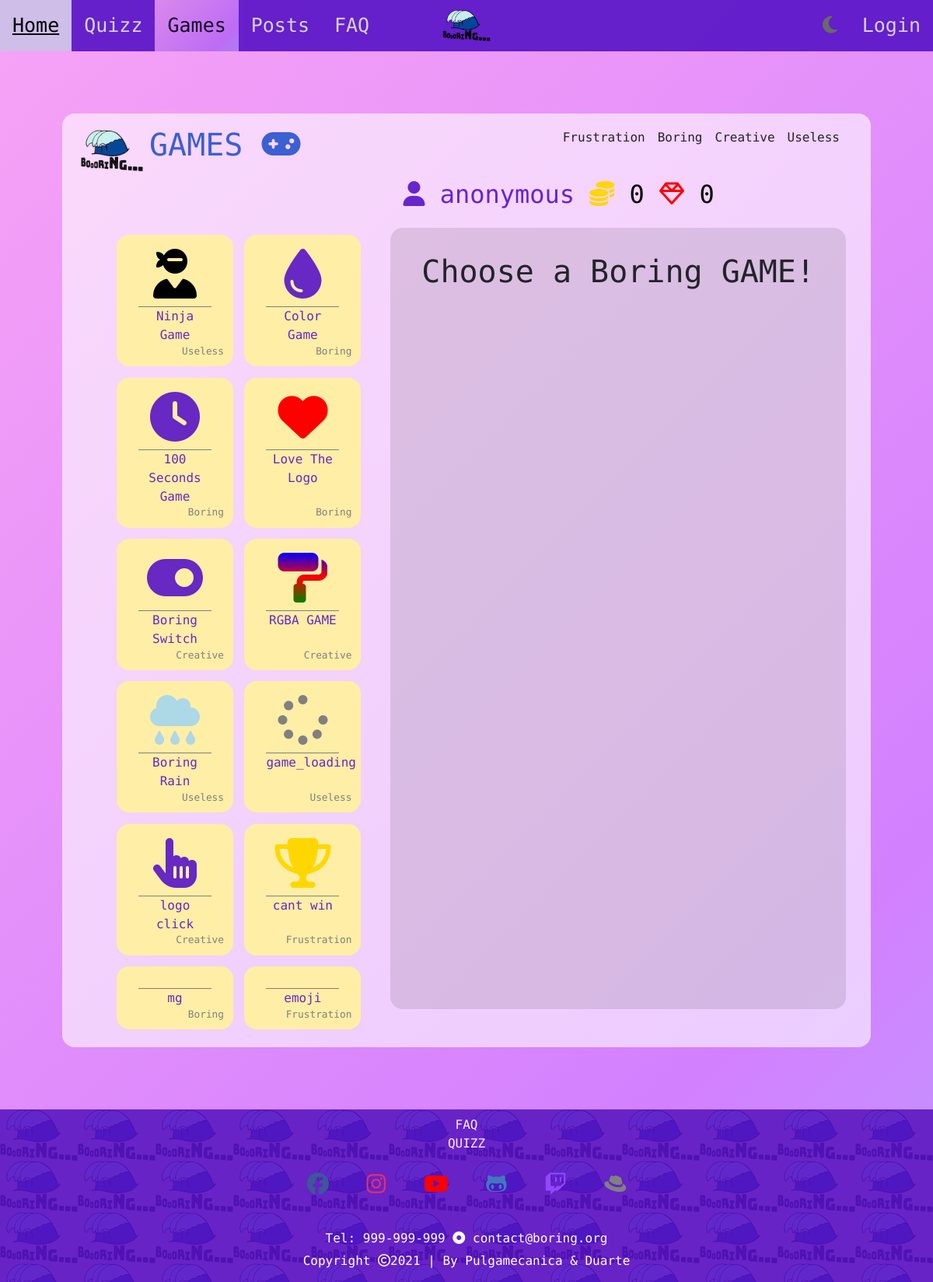
The app's page /games, older data.
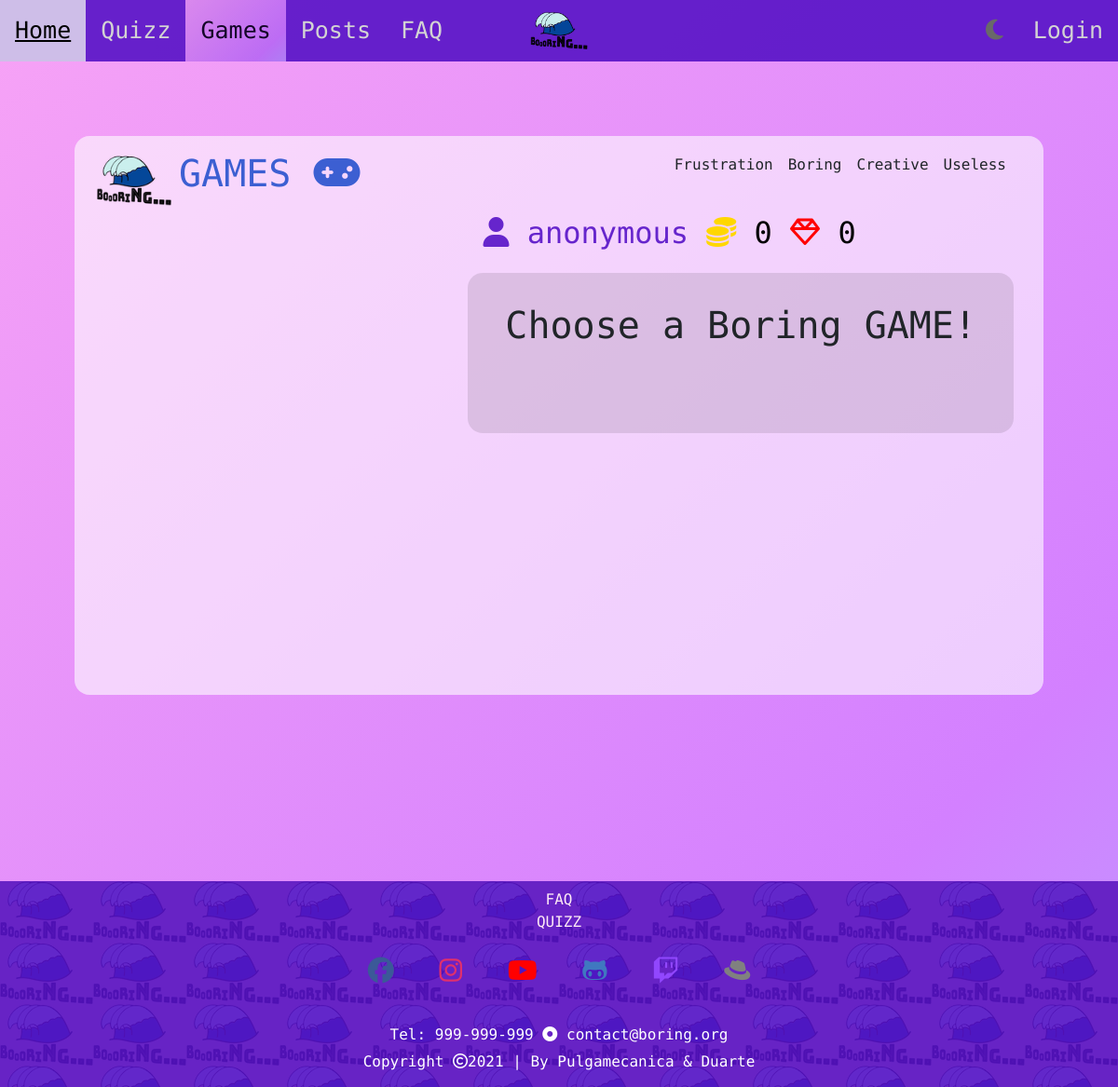
The same page, newer data.
### boring/models.py (models this page shows, shortened)
class Game(models.Model):
    class GameCategory(models.IntegerChoices):
        USELESS = 0
        CREATIVE = 1
        BORING = 2
        FRUSTRATION = 3
    name = models.CharField(max_length = 30)
    description = models.CharField(max_length = 150)
    iconClass1 = models.CharField(max_length = 5, blank=True, default='')
    iconClass2 = models.CharField(max_length = 15, blank=True, default='')
    function = models.CharField(max_length = 50, choices=FUNCTIONS)
    hint_text = models.CharField(max_length = 200, blank=True, default='')
    points_per_win = models.IntegerField(default = 10)
    likes = models.IntegerField(default = 0)
    active = models.BooleanField(default=False)
    created_at = models.DateTimeField(auto_now_add=True)
    category = models.IntegerField(choices=GameCategory.choices, default=False)
    user = models.ForeignKey(BoringUser, on_delete=models.CASCADE, related_name="games")
    times_played = models.IntegerField(default = 0)
    def getCat(self):
        return self.GameCategory.choices[self.category]

### boring_website/views.py (the view)
# urls.py: path('games', views.games_page_view, name='games'),
def games_page_view(request):
    active_games = {'games': Game.objects.all().filter(active=True), 'games_by_cat': enumerate([(category[0], category[1], Game.objects.all().filter(category=category[0]).filter(active=True)) for category in Game.GameCategory.choices])}
    return render(request, 'boring_website/games.html', active_games)

### boring_website/templates/boring_website/games.html (shortened to what this page needs)
{% extends 'boring_website/base.html' %}
{% block main %}
<div class="games-container" id="games-active">
        {% load static %}
		<h1><img src="{% static 'boring_website/images/logo100px.png' %}">GAMES <i class="fas fa-gamepad"></i></h1>
        {% for index, category in games_by_cat %}
            <ul class="dropdown">
                {{ category.1 }}
		    </ul>
        {% endfor %}
		<div class="games-grid">
			<div class="games-options">
				<div class="games-flex-container">
                    {% for game in games  %}
                        <a href="#load-game-section" onclick="loadGame('{{ game.function }}', '{{game.likes}}')">
                            <article>
                                <i class="{{ game.iconClass1 }} {{ game.iconClass2 }}"></i>
                                <h6> {{ game.getCat.1 }} </h6>
                                <p> {{ game.name }} </p>
                            </article>
                        </a>
                    {% endfor %}
				</div>
			</div>
			<main class="game-player-section">
				<h2>
                    {% if user.is_authenticated %}
                        <i class="fas fa-user"></i> {{ request.user.username }}
                        <span class="right"><i class="fas fa-coins"></i> {{ request.user.boringuser.boring_coins }} <i class="far fa-gem"></i> {{ request.user.boringuser.boring_diamonds }} </span>
                    {% else %}
                        <i class="fas fa-user"></i> anonymous
                        <span class="right"><i class="fas fa-coins"></i> 0 <i class="far fa-gem"></i> 0 </span>
                    {% endif %}
				</h2>
				<div id="load-game-section" class="game-play-area">
					<h1 class="active-game choose-game"> Choose a Boring GAME!</h1>
				</div>
			</main>
		</div>
	</div>
{% endblock %}

### boring_website/templates/boring_website/base.html (shortened to what this page needs)
<!DOCTYPE html>
{% load static %}
<html>
<head>
	<link rel="stylesheet" href="https://cdnjs.cloudflare.com/ajax/libs/tempusdominus-bootstrap-4/5.1.2/css/tempusdominus-bootstrap-4.min.css" />
	<link rel="stylesheet" href="https://maxcdn.bootstrapcdn.com/bootstrap/4.5.2/css/bootstrap.min.css">
	<link rel="stylesheet" href="{% static 'boring_website/css/base.css' %}">
	<link rel="stylesheet" href="{% static 'boring_website/css/home.css' %}">
	<link rel="stylesheet" href="{% static 'boring_website/css/faq.css' %}">
	<link rel="stylesheet" href="{% static 'boring_website/css/posts.css' %}">
	<link rel="stylesheet" href="{% static 'boring_website/css/games.css' %}">
	<link rel="stylesheet" href="{% static 'boring/css/profile.css' %}">
	<link rel="stylesheet" href="{% static 'boring/css/boringGames.css' %}">
	<link rel="stylesheet" href="{% static 'boring/css/login.css' %}">
</head>
<body data-review="{% url 'boring_website:review' %}">
    <nav id="navBar">
		<div class="topnav">
			<div class="topnav-centered">
				<a href="{% url 'boring_website:home' %}"><img src="{% static 'boring_website/images/logo100px.png' %}" alt="logo"></a>
			</div>
			<a href="{% url 'boring_website:home' %}" class="active">Home</a>
			<a href="{% url 'boring_website:quizz' %}">Quizz</a>
			<a href="{% url 'boring_website:games' %}">Games</a>
			<a href="{% url 'boring_website:posts' %}">Posts</a>
			<a href="{% url 'boring_website:faq' %}">FAQ</a>
			<div class="topnav-right">
				<a id="darkMode" onclick="myFunction()"><i class="fas fa-moon"></i></a>
				{% if user.is_authenticated %}
					<a class="profile" href="{% url 'boring:profile' %}"><i class="fas fa-user"></i></a>
				{% else %}
					<a class="profile" href="{% url 'boring:login' %}">Login</a>
				{% endif %}
			</div>
		</div>
	</nav>
	<div id="boring-main-container">
		{% block main %}
    	{% endblock %}
	</div>
    <div class="footer">
		<div class="quick-links">
			<span class="quicks">
				<a href="{% url 'boring_website:faq' %}">FAQ</a>
				<a href="{% url 'boring_website:quizz' %}">QUIZZ</a>
			</span>
			<ul class="socials-list">
				<h3>
					<li class="facebook"><a href="#"><i class="fab fa-facebook"></i></a></li>
					<li class="instagram"><a href="https://www.instagram.com/andy_maedhros/"><i class="fab fa-instagram"></i></a></li>
					<li class="youtube"><a href="https://www.youtube.com/channel/UCOymizMaYr-iXApeSeE2KXg"><i class="fab fa-youtube"></i></a></li>
					<li class="github"><a href="https://github.com/pulgamecanica/BoringDjango"><i class="fab fa-github-alt"></i></a></li>
					<li class="twitch"><a href="https://www.twitch.tv/pulgamecanica"><i class="fab fa-twitch"></i></a></li>
					<li class="hat"><a href="https://www.redhat.com/en"><i class="fab fa-redhat"></i></a></li>
				</h3>
			</ul>
			<h6>Tel: 999-999-999 <i class="fas fa-dot-circle"></i> contact@boring.org</h6>
			<h6>Copyright <i class="far fa-copyright"></i>2021 | By Pulgamecanica & Duarte </h6>
		</div>
	</div>
</body>
</html>

### boring_website/static/boring_website/css/base.css (style rules this page uses)
* { scroll-behavior: smooth; box-sizing: border-box; padding: 0; margin: 0; }
html { width: 100%; }
body { width: 100%; margin: 0; background: linear-gradient(-45deg, #17eb76, #0be683, #4fe3b9, #8cd5ff, #d380ff, #f7a3f6); background-size: 400% 400%; animation: gradient 10s ease infinite; font-family: 'Nova Mono', monospace; }
#navBar { z-index: 999; }
.topnav { position: relative; overflow: hidden; background: #5712c7e6; }
.topnav a img { height: 40px; }
.topnav a { float: left; color: lightgray; padding: 14px 16px; font-size: 25px; }
.topnav a.active { opacity: 0.8; background: linear-gradient(-45deg, #17eb76, #0be683, #4fe3b9, #8cd5ff, #d380ff, #f7a3f6); background-size: 400% 400%; animation: gradient 5s ease infinite; color: black; }
.topnav-centered a { float: none; position: absolute; top: 50%; left: 50%; transform: translate(-50%, -50%); }
.topnav-centered a img { transition: transform 1.0s; }
.topnav-right { float: right; }
.topnav .topnav-right #darkMode { color: dimgray; }
#boring-main-container { width: 100%; min-height: 100vh; }
.footer { background-color: rgb(255, 197, 185); background-image: url(../images/logo100px.png); color: #fff; text-align: center; }
.footer .quick-links { padding: 0.5rem;background: rgba(87, 18, 199, 0.90); }
.footer .quicks a { display: block; text-decoration: none; color: #ffebf6; cursor: pointer; }
.footer .socials-list { margin: 10px; display: inline; }
.footer .socials-list li { display: inline;margin: 0 1rem; }
.footer .socials-list .facebook a { color: #3b5998; }
.footer .socials-list .instagram a { color: #e1306c; }
.footer .socials-list .youtube a { color: #FF0000; }
.footer .socials-list .github a { color: #4078c0; }
.footer .socials-list .twitch a { color: #9147fe; }
.footer .socials-list .hat a { color: gray; }
@media only screen and (min-width: 901px) { nav { position: sticky; top: 0; } }

### boring_website/static/boring_website/css/home.css (style rules this page uses)
.intro-box h1, h5, h6, p { margin: 10px; }

### boring_website/static/boring_website/css/games.css (style rules this page uses)
.games-container { min-height: 75vh; margin: 5rem; padding: 1rem 2rem; background-color: rgba(255, 255, 255, 0.6); border-radius: 1em; position: relative; }
.games-container > h1 { color: #3c5fd2; display: inline; font-size: 250%; }
.games-container h1 img { width: 80px; height: auto; transform: translate(-10%, 10%); }
.games-container ul { float: right; padding-left: 0.5rem; padding-right: 0.5rem; cursor: pointer; border-top: 3px rgba(0, 0, 0, 0) solid; }
.games-grid { display: grid;grid-template-columns: [games-options] 40% [game-player-section] 60%; }
.games-grid .games-options { grid-column: 1 / 2; grid-row: 1; }
.games-grid .game-player-section { grid-column: 2 / 3;grid-row: 1; }
.games-grid .game-player-section > h2 { padding: 1rem;color: rgba(87, 18, 199, 0.90); }
.games-grid .game-player-section > h2 .fa-gem { color: red; }
.games-grid .game-player-section > h2 .fa-coins { color: gold; }
.games-grid .game-player-section .right { color: black; display: inline-block; }
.games-grid .game-player-section > .game-play-area { min-height: 90%; background-color: rgba(0 ,0, 0, 0.1); border-radius: 1em; text-align: center; padding: 2rem; }
.game-play-area .choose-game { margin: auto; }

Row changes from the older to the newer data that the page shows:
removed Game: getCat.1 "Useless", name "Ninja Game"
removed Game: getCat.1 "Boring", name "Color Game"
removed Game: getCat.1 "Boring", name "100 Seconds Game"
removed Game: getCat.1 "Boring", name "Love The Logo"
removed Game: getCat.1 "Creative", name "Boring Switch"
removed Game: getCat.1 "Creative", name "RGBA GAME"
removed Game: getCat.1 "Useless", name "Boring Rain"
removed Game: getCat.1 "Useless", name "game_loading"
removed Game: getCat.1 "Creative", name "logo click"
removed Game: getCat.1 "Frustration", name "cant win"
removed Game: getCat.1 "Boring", name "mg"
removed Game: getCat.1 "Frustration", name "emoji"
